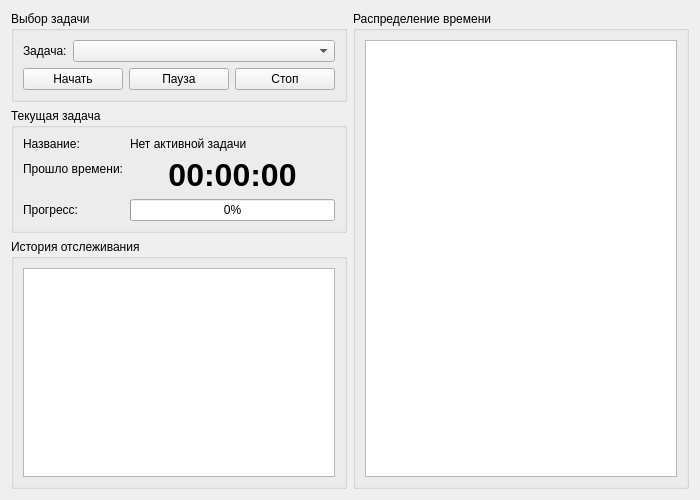
<?xml version="1.0" encoding="UTF-8"?>
<ui version="4.0">
 <class>TimeTrackerWidget</class>
 <widget class="QWidget" name="TimeTrackerWidget">
  <property name="geometry">
   <rect>
    <x>0</x>
    <y>0</y>
    <width>700</width>
    <height>500</height>
   </rect>
  </property>
  <property name="windowTitle">
   <string>Отслеживание времени</string>
  </property>
  <layout class="QVBoxLayout" name="verticalLayout">
   <item>
    <layout class="QHBoxLayout" name="horizontalLayout">
     <item>
      <layout class="QVBoxLayout" name="controlsLayout">
       <item>
        <widget class="QGroupBox" name="taskSelectionGroup">
         <property name="title">
          <string>Выбор задачи</string>
         </property>
         <layout class="QVBoxLayout" name="verticalLayout_2">
          <item>
           <layout class="QHBoxLayout" name="taskSelectionLayout">
            <item>
             <widget class="QLabel" name="taskLabel">
              <property name="text">
               <string>Задача:</string>
              </property>
             </widget>
            </item>
            <item>
             <widget class="QComboBox" name="taskComboBox">
              <property name="sizePolicy">
               <sizepolicy hsizetype="Expanding" vsizetype="Fixed">
                <horstretch>0</horstretch>
                <verstretch>0</verstretch>
               </sizepolicy>
              </property>
             </widget>
            </item>
           </layout>
          </item>
          <item>
           <layout class="QHBoxLayout" name="buttonLayout">
            <item>
             <widget class="QPushButton" name="startButton">
              <property name="text">
               <string>Начать</string>
              </property>
              <property name="icon">
               <iconset resource="../resources/resources.qrc">
                <normaloff>:/icons/start.png</normaloff>:/icons/start.png</iconset>
              </property>
             </widget>
            </item>
            <item>
             <widget class="QPushButton" name="pauseButton">
              <property name="text">
               <string>Пауза</string>
              </property>
              <property name="icon">
               <iconset resource="../resources/resources.qrc">
                <normaloff>:/icons/pause.png</normaloff>:/icons/pause.png</iconset>
              </property>
             </widget>
            </item>
            <item>
             <widget class="QPushButton" name="stopButton">
              <property name="text">
               <string>Стоп</string>
              </property>
              <property name="icon">
               <iconset resource="../resources/resources.qrc">
                <normaloff>:/icons/stop.png</normaloff>:/icons/stop.png</iconset>
              </property>
             </widget>
            </item>
           </layout>
          </item>
         </layout>
        </widget>
       </item>
       <item>
        <widget class="QGroupBox" name="currentTaskGroup">
         <property name="title">
          <string>Текущая задача</string>
         </property>
         <layout class="QVBoxLayout" name="verticalLayout_3">
          <item>
           <layout class="QFormLayout" name="formLayout">
            <item row="0" column="0">
             <widget class="QLabel" name="currentTaskLabelText">
              <property name="text">
               <string>Название:</string>
              </property>
             </widget>
            </item>
            <item row="0" column="1">
             <widget class="QLabel" name="currentTaskLabel">
              <property name="text">
               <string>Нет активной задачи</string>
              </property>
             </widget>
            </item>
            <item row="1" column="0">
             <widget class="QLabel" name="elapsedTimeLabelText">
              <property name="text">
               <string>Прошло времени:</string>
              </property>
             </widget>
            </item>
            <item row="1" column="1">
             <widget class="QLabel" name="timeLabel">
              <property name="font">
               <font>
                <pointsize>24</pointsize>
                <weight>75</weight>
                <bold>true</bold>
               </font>
              </property>
              <property name="text">
               <string>00:00:00</string>
              </property>
              <property name="alignment">
               <set>Qt::AlignCenter</set>
              </property>
             </widget>
            </item>
            <item row="2" column="0">
             <widget class="QLabel" name="progressLabelText">
              <property name="text">
               <string>Прогресс:</string>
              </property>
             </widget>
            </item>
            <item row="2" column="1">
             <widget class="QProgressBar" name="sessionProgressBar">
              <property name="value">
               <number>0</number>
              </property>
             </widget>
            </item>
           </layout>
          </item>
         </layout>
        </widget>
       </item>
       <item>
        <widget class="QGroupBox" name="historyGroup">
         <property name="title">
          <string>История отслеживания</string>
         </property>
         <layout class="QVBoxLayout" name="verticalLayout_4">
          <item>
           <widget class="QListWidget" name="historyListWidget"/>
          </item>
         </layout>
        </widget>
       </item>
      </layout>
     </item>
     <item>
      <widget class="QGroupBox" name="chartGroup">
       <property name="title">
        <string>Распределение времени</string>
       </property>
       <layout class="QVBoxLayout" name="verticalLayout_5">
        <item>
         <widget class="QChartView" name="chartView">
          <property name="sizePolicy">
           <sizepolicy hsizetype="Expanding" vsizetype="Expanding">
            <horstretch>0</horstretch>
            <verstretch>0</verstretch>
           </sizepolicy>
          </property>
         </widget>
        </item>
       </layout>
      </widget>
     </item>
    </layout>
   </item>
  </layout>
 </widget>
 <customwidgets>
  <customwidget>
   <class>QChartView</class>
   <extends>QGraphicsView</extends>
   <header>QtCharts</header>
  </customwidget>
 </customwidgets>
 <resources>
  <include location="../resources/resources.qrc"/>
 </resources>
 <connections/>
</ui>
